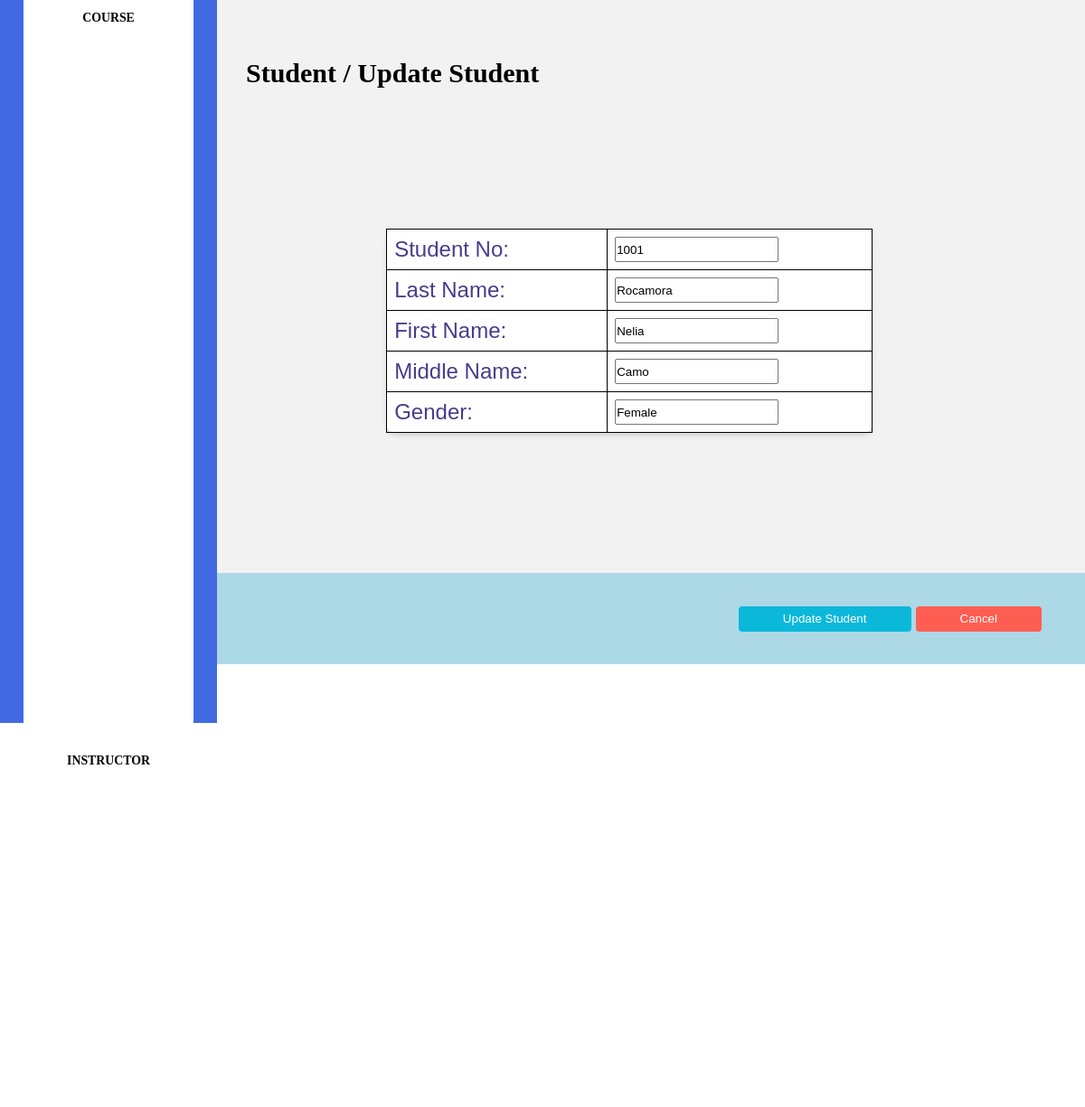
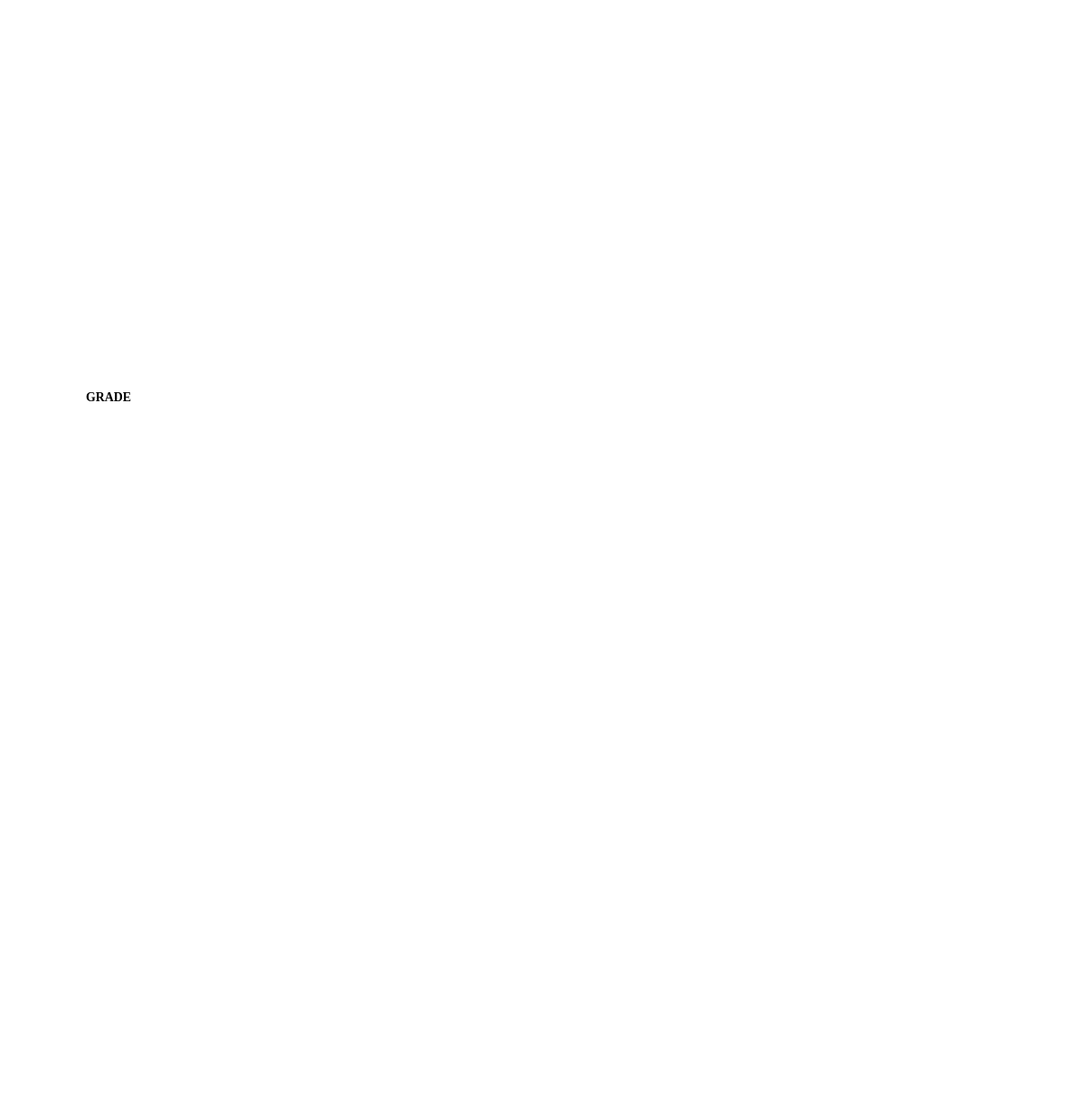
Page /student-management/editstudent.php?search=1001 on the committed database (2 pictures, top to bottom).
### tables this page shows
CREATE TABLE `tblstudent` (
  `fIdindex` int(11) NOT NULL,
  `fIdstudentno` varchar(50) NOT NULL,
  `fIdlastname` varchar(100) NOT NULL,
  `fIdfirstname` varchar(100) NOT NULL,
  `fIdmiddlename` varchar(100) NOT NULL,
  `fIdgender` varchar(50) NOT NULL
);

### student-management/editstudent.php (the view, shortened to what this page needs)
<?php
if (isset($_GET["search"])) {
  $ID = $_GET["search"];
  $con = mysqli_connect("localhost", "root", "", "dbschool");
  if ($result = mysqli_query($con, "SELECT * FROM tblstudent WHERE fIdstudentno = $ID")) {
    while ($row = mysqli_fetch_assoc($result)) {
      $u_student_number = $row["fIdstudentno"];
      $u_last_name = $row["fIdlastname"];
      $u_first_name = $row["fIdfirstname"];
      $u_middle_name = $row["fIdmiddlename"];
      $u_gender = $row["fIdgender"];
    }
  }
} else {
  die("<h1>bad request</h1><a href='menu.php'>go back</a>");
}
?>
<!DOCTYPE html>
<html lang="en">
<head>
  <link rel="stylesheet" href="stylesheet.css?v=<?php echo time(); ?>">
</head>
<body>
  <main>
    <nav>
      <ul>
        <li class="nav__link"><a href="#">Course</a></li>
        <li class="nav__link"><a href="#">Instructor</a></li>
        <li class="nav__link"><a href="#">Grade</a></li>
      </ul>
    </nav>
    <form class="form__layout" method="post">
      <section>
        <header>
          <h2>Student / Update Student</h2>
        </header>
        <table class="edit_Table">
          <tr>
            <td><label class="input-label" for="input_student_number">Student No:</label></td>
            <td><input class="input-field" type="number" name="input_student_number" value="<?= $u_student_number; ?>"></td>
          </tr>
          <tr>
            <td><label class="input-label" for="input_last_name">Last Name:</label></td>
            <td><input class="input-field" type="text" name="input_last_name" value="<?= $u_last_name; ?>"></td>
          </tr>
          <tr>
            <td><label class="input-label" for="input_first_name">First Name:</label></td>
            <td><input class="input-field" type="text" name="input_first_name" value="<?= $u_first_name; ?>"></td>
          </tr>
          <tr>
            <td><label class="input-label" for="input_middle_name">Middle Name:</label></td>
            <td><input class="input-field" type="text" name="input_middle_name" value="<?= $u_middle_name; ?>"></td>
          </tr>
          <tr>
            <td><label class="input-label" for="input_gender">Gender:</label></td>
            <td><input class="input-field" type="text" name="input_gender" value="<?= $u_gender; ?>"></td>
          </tr>
        </table>
      </section>
      <footer class="edit_footer">
        <input class="form__update form__btn" type="submit" name="button" value="Update Student">
        <input class="form__cancel form__btn" type="submit" name="button" value="Cancel" formaction="menu.php">
      </footer>
    </form>
  </main>
</body>
</html>

### student-management/stylesheet.css (style rules this page uses)
*, *::before, *::after { margin: 0; padding: 0; box-sizing: border-box; }
html, body { height: 100%; }
html { font-size: 100%; }
table { width: 60%; }
header { font-weight: bold; margin-bottom: 2.5vh; }
body { font-family: verdana; font-size: 2.5vh; }
table, th, tr, td { border: 1px solid black; border-collapse: collapse; font-family: arial; font-size: 3vh; color: darkslateblue; padding: 1vh; }
.edit_Table { background-color: #fff; border: 1px solid #c3c3c3; border-radius: 10px; box-shadow: rgba(0, 0, 0, 0.1) 0px 4px 6px -1px, rgba(0, 0, 0, 0.06) 0px 2px 4px -1px; margin: 9.7rem; padding: 0.75rem 1.5rem; width: 60%; }
input { height: 3.5vh; }
a, a:visited, a:hover { text-decoration: none; }
ul { list-style: none; }
main { display: grid; grid-template-columns: 240px 1fr; grid-template-rows: 80vh 20vh; grid-template-areas: 'sidebar table' 'sidebar footer'; }
nav { background-color: royalblue; display: grid; place-items: center; grid-area: sidebar; }
section { background-color: #f2f2f2; grid-area: table; padding: 4rem 2rem 0; overflow-y: scroll; -ms-overflow-style: none; scrollbar-width: none; }
footer { background-color: #0101010; }
.edit_Footer { background-color: lightblue; padding: 3.78% 3rem; text-align: right; }
.nav__link { text-align: center; padding: 0.325rem; }
.nav__link:not(:first-of-type) { margin-top: 0.75rem; }
.nav__link > a { background-color: white; color: black; display: block; font-size: 0.865rem; font-weight: 600; height: 100%; padding: 0.75rem 3rem; text-transform: uppercase; width: 100%; transition: all 150ms ease-in-out; }
table { background-color: #fff; border-collapse: collapse; box-shadow: rgba(0, 0, 0, 0.1) 0px 4px 6px -1px, rgba(0, 0, 0, 0.06) 0px 2px 4px -1px; font-size: 0.865rem; margin-top: 0.75rem; width: 100%; }
.form__btn { border: 1px solid transparent; border-radius: 4px; cursor: pointer; padding: 0.325rem 3rem; transition: all 150ms ease-in-out; text-align: center; }
.form__update { background-color: hsl(190, 90%, 45%); color: #fff; }
.form__cancel { background-color: hsl(4, 99%, 66%); color: #fff; }

### rows in the picture
tblstudent: input_student_number "1001", input_last_name "Rocamora", input_first_name "Nelia", input_middle_name "Camo", input_gender "Female"
